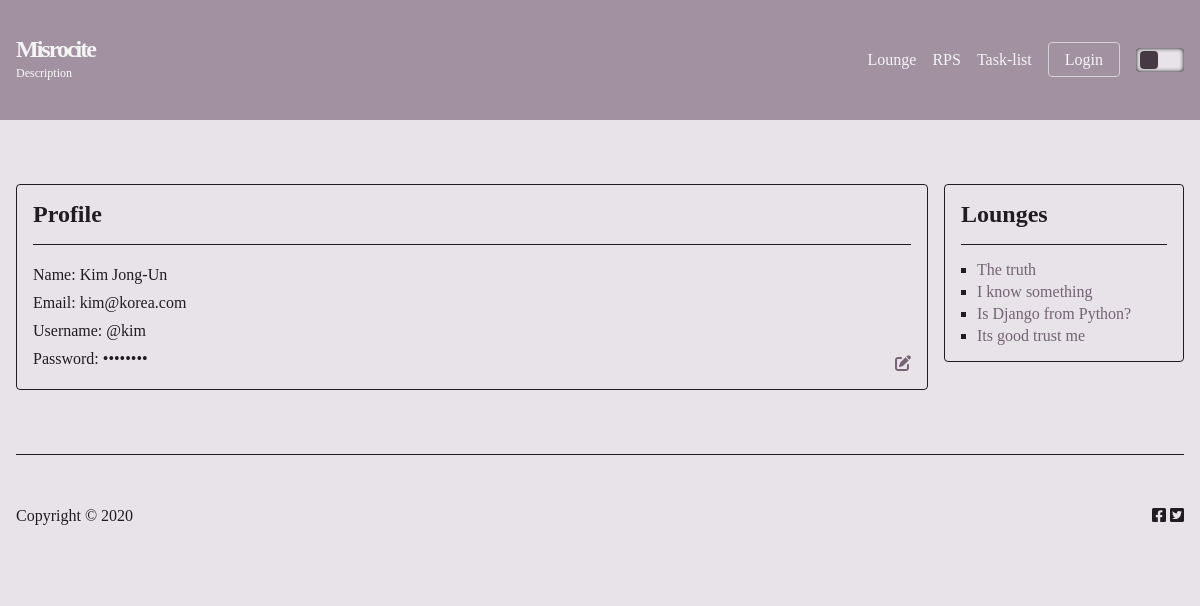
The app's page /profile/2/ with its own data.
### base/models.py (models this page shows)
class Lounge(models.Model):
	host = models.ForeignKey(User, on_delete=models.SET_NULL, null=True)
	topic = models.ForeignKey(Topic, on_delete=models.SET_NULL, null=True)
	name = models.CharField(max_length=100)
	description = models.TextField(null=True, blank=True)
	participants = models.ManyToManyField(User, related_name='participants', blank=True)
	updated = models.DateTimeField(auto_now=True)
	created = models.DateTimeField(auto_now_add=True)
	class Meta(object):
		ordering = [
			'-updated',
			'-created',
		]
	def __str__(self):
		return self.name

### base/views.py (the view)
# urls.py: path('profile/<id>/', profile, name='profile'),
def profile(request, id):
	data = User.objects.get(id=id)
	lounges = data.lounge_set.all()
	msgs = data.message_set.all()
	param = {
		'data': data,
		'lounges': lounges,
		'msgs': msgs,
	}
	return render(request, 'base/profile.html', param)

### templates/base/profile.html
{% extends 'base.html' %}
{% block content %}
<section id="profile">
<div class="container">
	<div class="row">
		<div class="data-profile">
			<div class="wrap">
				<h2 class="text-title">Profile</h2>
				<div class="among-start">
				<div class="data-group">
				<p>Name:
					{% if data.first_name != '' %}
						{{ data.first_name }} {{ data.last_name }}
					{% else %}
						<a href="{% url 'profile_edit' data.id %}" class="link">Complete your profile!</a>
					{% endif %}
				</p>
				<p>Email:
					{% if data.email != '' %}
						{{ data.email }}
					{% else %}
						<a href="{% url 'profile_edit' data.id %}" class="link">Complete your profile!</a>
					{% endif %}
				</p>
				<p>Username: @{{ data.username }}</p>
				<p>Password: ••••••••</p>
				</div>
				<a href="{% url 'profile_edit' request.user.id %}" class="link">
					<i class="fas fa-edit"></i>
				</a>
				</div>
			</div>
		</div>
		<div class="data-lounge">
			<div class="wrap">
				<h2 class="text-title">Lounges</h2>
				<ul class="lounge-list">
				{% if lounges %}
				{% for each in lounges %}
				<li><a href="{% url 'lounge_details' each.id %}" class="link">{{ each }}</a></li>
				{% endfor %}
				{% else %}
				<p>No lounges available, <a href="{% url 'lounge_insert' %}" class="link">create one</a>.</p>
				{% endif %}
				</ul>
			</div>
		</div>
	</div>
</div>
</section>
{% endblock content %}

### assets/css/style.css (style rules this page uses)
:root { --link-color: hsla(298deg, 8%, 42%, 1); --text-color: hsla(298deg, 8%, 12%, 1); --mute-color: hsla(298deg, 8%, 98%, 1); --background-color: hsla(298deg, 8%, 90%, 1); --primary-light-color: hsla(298deg, 8%, 60%, 1); --primary-normal-color: hsla(298deg, 8%, 42%, 1); --primary-dark-color: hsla(298deg, 8%, 25%, 1); --border-color: hsla(298deg, 8%, 83%, 1); --border-nox-color: hsla(298deg, 8%, 12%, 1); --tag-color: hsla(298deg, 8%, 82%, 1); --black: hsla(0deg, 0%, 0%, 1); --white: hsla(0deg, 0%, 96%, 1); --red: hsla(0deg, 20%, 42%, 1); --green: hsla(120deg, 20%, 42%, 1); --blue: hsla(210deg, 20%, 42%, 1); --yellow: hsla(72deg, 20%, 42%, 1); --header-size: 1.5rem; --normal-size: .em; --smol-size: .75em; }
*, *::before, *::after { margin: 0; padding: 0; box-sizing: border-box; }
p { font-size: var(--normal-size); line-height: 1.75; }
body { font-family: 'Ubuntu'; background-color: var(--background-color); color: var(--text-color); }
.row { display: flex; grid-gap: 1rem; }
a.link { color: var(--link-color); animation: blink 4200ms infinite; transition: all 300ms ease-in-out; text-decoration: none; }
section { margin: auto; max-width: 1280px; width: 100%; padding: 4rem 1rem; }
.among-start { display: flex; justify-content: space-between; align-items: flex-end; }
.text-title { position: relative; border-bottom: 1px solid var(--border-nox-color); padding-bottom: 1rem; }
#profile p { word-break: break-all; }
#profile .container .row { justify-content: space-between; align-items: flex-start; }
#profile .wrap { padding: 1rem; border: 1px solid var(--border-nox-color); border-radius: .25rem; }
#profile .data-profile { flex-grow: 1; }
#profile .data-lounge { flex-basis: 240px; flex-grow: 0; flex-shrink: 0; }
#profile .text-title { margin-bottom: 1rem; }
#profile ul.lounge-list { display: flex; grid-gap: .25rem; flex-direction: column; }
#profile ul.lounge-list li { list-style-type: square; margin-left: 1rem; }

### records on screen
Lounge: name "The truth"
Lounge: name "I know something"
Lounge: name "Is Django from Python?"
Lounge: name "Its good trust me"

### other values on screen
{{ data.first_name }} "Kim"
{{ data.last_name }} "Jong-Un"
{{ data.email }} "kim@korea.com"
{{ data.username }} "kim"
